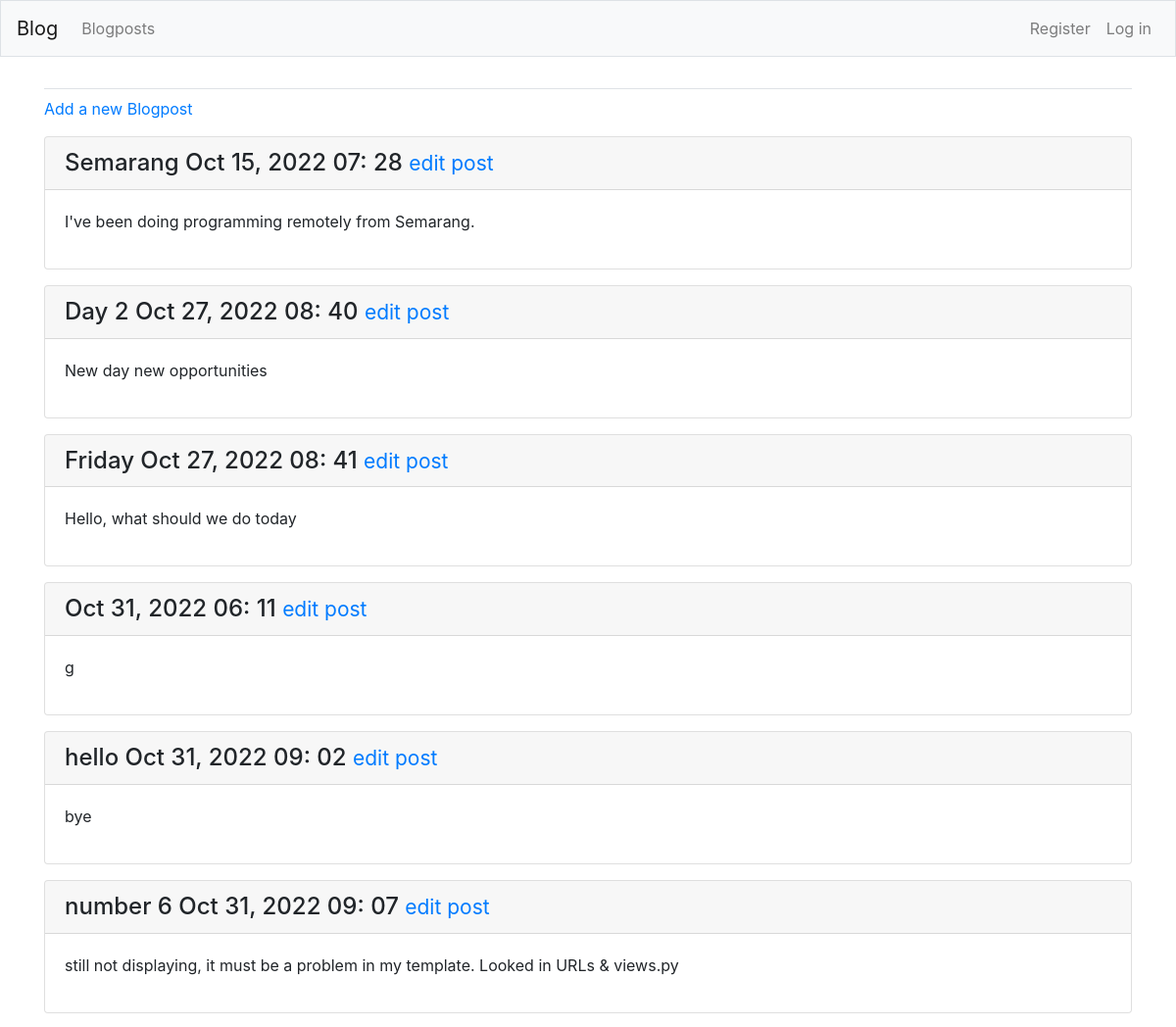
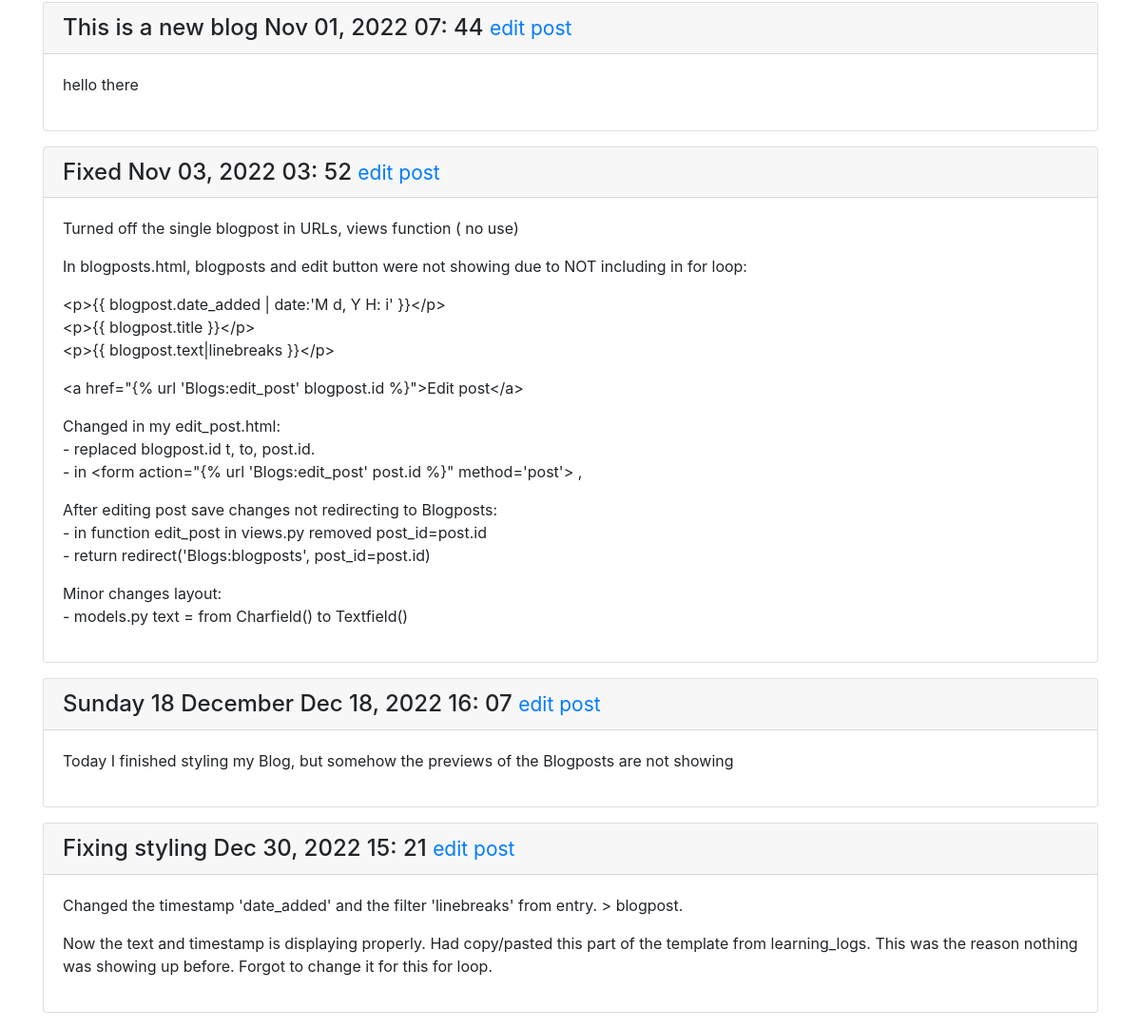
Page /blogposts/ on the committed database (2 pictures, top to bottom).
### Blogs/models.py (models this page shows, shortened)
class Blogpost(models.Model):
    title = models.CharField(max_length=50)
    text = models.TextField()
    date_added = models.DateTimeField(auto_now_add=True)
    owner = models.ForeignKey(User, on_delete=models.CASCADE)

### Blogs/views.py (the view)
# urls.py: path('blogposts/', views.blogposts, name='blogposts'),
def blogposts(request):
    blogposts = Blogpost.objects.order_by('date_added')
    context = {'blogposts': blogposts}
    return render(request, 'Blogs/blogposts.html', context)

### Blogs/templates/Blogs/blogposts.html (shortened to what this page needs)
{% extends "Blogs/base.html" %}
{% block content %}
  <p>
    <a href="{% url 'Blogs:new_post' %}">Add a new Blogpost</a>
  </p>
  {% for blogpost in blogposts %}
     <div class="card mb-3">
        <h4 class="card-header">
             {{ blogpost.title }}
             {{ blogpost.date_added | date:'M d, Y H: i' }}
             <small> <a href="{% url 'Blogs:edit_post' blogpost.id %}">
                  edit post</a></small>
        </h4>
        <div class="card-body">{{ blogpost.text | linebreaks }}</div>
     </div>
    {% empty %}
        <p>No blogposts have been added yet.</p>
    {% endfor %}
  {% endblock content %}

### Blogs/templates/Blogs/base.html (shortened to what this page needs)
{% load bootstrap4 %}
<!doctype html>
<html lang="en">
<head>
    {% bootstrap_css %}
</head>
<body>
<nav class="navbar navbar-expand-md navbar-light bg-light mb-4 border">
     <a class="navbar-brand" href="{% url 'Blogs:index' %}">
            Blog</a>
        <div class="collapse navbar-collapse" id="navbarCollapse">
            <ul class="navbar-nav mr-auto">
                <li class="nav-item">
                <a class="nav-link" href="{% url 'Blogs:blogposts' %}">
                    Blogposts</a></li>
            </ul>
    <ul class="navbar-nav ml-auto">
      {% if user.is_authenticated %}
        <li class="nav-item">
          <span class="navbar-text"}">Hello, {{ user.username }}.</span>
        </li>
        <li class="nav-item">
          <a class="nav-link" href="{% url 'users:logout' %}">Log out</a>
        </li>
      {% else %}
        <li class="nav-item">
          <a class="nav-link" href="{% url 'users:register' %}">Register</a>
        </li>
        <li class="nav-item">
          <a class="nav-link" href="{% url 'users:login' %}">Log in</a></li>
      {% endif %}
    </ul>
  </div>
</nav>
<main role="main" class="container">
    <div class="pb-2 mb-2 border-bottom">
    </div>
    <div>
        {% block content %}{% endblock content %}
    </div>
  </main>
</body>
</html>

### rows in the picture
Blogpost: title "Semarang", date_added "Oct 15, 2022 07: 28", text "I've been doing programming remotely from Semarang."
Blogpost: title "Day 2", date_added "Oct 27, 2022 08: 40", text "New day new opportunities"
Blogpost: title "Friday", date_added "Oct 27, 2022 08: 41", text "Hello, what should we do today"
Blogpost: date_added "Oct 31, 2022 06: 11", text "g"
Blogpost: title "hello", date_added "Oct 31, 2022 09: 02", text "bye"
Blogpost: title "number 6", date_added "Oct 31, 2022 09: 07", text "still not displaying, it must be a problem in my template. Looked in URLs & views.py"
Blogpost: title "This is a new blog", date_added "Nov 01, 2022 07: 44", text "hello there"
Blogpost: title "Fixed", date_added "Nov 03, 2022 03: 52", text "Turned off the single blogpost in URLs, views function ( no use) In blogposts.html, blogposts and edit button were not showing due to NOT including in for loop: <p>{{ blogpost.date_added | date:'M d, Y H: i' }}</p> <p>{{ blogpost.title }}</p> <p>{{ blogpost.text|linebreaks }}</p> <a href=\"{% url 'Blogs:edit_post' blogpost.id %}\">Edit post</a> Changed in my edit_post.html: - replaced blogpost.id t, to, post.id. - in <form action=\"{% url 'Blogs:edit_post' post.id %}\" method='post'> , After editing post save changes not redirecting to Blogposts: - in function edit_post in views.py removed post_id=post.id - return redirect('Blogs:blogposts', post_id=post.id) Minor changes layout: - models.py…"
Blogpost: title "Sunday 18 December", date_added "Dec 18, 2022 16: 07", text "Today I finished styling my Blog, but somehow the previews of the Blogposts are not showing"
Blogpost: title "Fixing styling", date_added "Dec 30, 2022 15: 21", text "Changed the timestamp 'date_added' and the filter 'linebreaks' from entry. > blogpost. Now the text and timestamp is displaying properly. Had copy/pasted this part of the template from learning_logs. This was the reason nothing was showing up before. Forgot to change it for this for loop."
